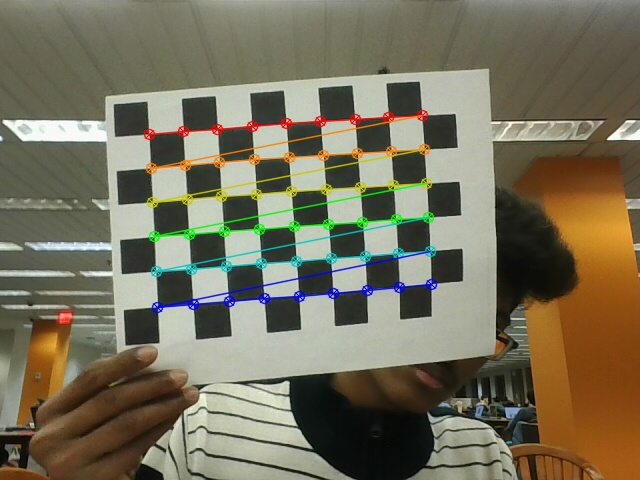
//> input picture Calibration & Augmented Reality/image_1.jpg, 640 x 480 px
$ ./TC_main '../Calibration & Augmented Reality/image_1.jpg' '../Calibration & Augmented Reality/image_2.jpg'   (built with g++ and OpenCV 4)
//> lines starting //> are read from the running program, lines starting //| are printed output that depends on the picture
//> further down, target_image is the input picture: 480 rows x 640 cols, CV_8UC3; mean B, G, R 91.4, 112.6, 118.6
### Content based image retrieval/csv_util.h
/*
  Bruce A. Maxwell

  Utility functions for reading and writing CSV files with a specific format

  Each line of the csv file is a filename in the first column, followed by numeric data for the remaining columns
  Each line of the csv file has to have the same number of columns
 */

#ifndef CVS_UTIL_H
#define CVS_UTIL_H

 /*
   Given a filename, and image filename, and the image features, by
   default the function will append a line of data to the CSV format
   file.  If reset_file is true, then it will open the file in 'write'
   mode and clear the existing contents.

   The image filename is written to the first position in the row of
   data. The values in image_data are all written to the file as
   floats.

   The function returns a non-zero value in case of an error.
  */
#include<vector>
#include<opencv2/opencv.hpp>
int append_image_data_csv(char* filename, char* image_filename, std::vector<float>& image_data, int reset_file = 0);


/*
  Given a file with the format of a string as the first column and
  floating point numbers as the remaining columns, this function
  returns the filenames as a std::vector of character arrays, and the
  remaining data as a 2D std::vector<float>.

  filenames will contain all of the image file names.
  data will contain the features calculated from each image.

  If echo_file is true, it prints out the contents of the file as read
  into memory.

  The function returns a non-zero value if something goes wrong.
 */
int read_image_data_csv(char* filename, std::vector<char*>& filenames, std::vector<std::vector<float>>& data, int echo_file = 0);

std::vector<float> baseline_feature(char* filepath);
std::vector<float> histogram_feature(char* filespath);
std::vector<float> multi_histogram_feature(char* filepath);
std::vector<float> TC_feature(char* filepath);
std::vector<float> TC_feature_1(char* filepath);
std::vector<float> custom_design_feature(char* filepath1, char* filepath2);
std::vector<float> extension(char* filepath);
std::vector<float> extension_1(char* filepath);
std::vector<float> custom_design_feature_1(char* filepath);
#endif
#pragma once

### Content based image retrieval/csv_util.cpp
/*
Bruce A. Maxwell

CS 5330 Computer Vision
Spring 2021

CPP functions for reading CSV files with a specific format
- first column is a string containing a filename or path
- every other column is a number

The function returns a std::vector of char* for the filenames and a 2D std::vector of floats for the data
*/

#include <cstdio>
#include <cstring>
#include <vector>
#include "opencv2/opencv.hpp"

/*
  reads a string from a CSV file. the 0-terminated string is returned in the char array os.

  The function returns false if it is successfully read. It returns true if it reaches the end of the line or the file.
 */
int getstring(FILE* fp, char os[]) {
    int p = 0;
    int eol = 0;

    for (;;) {
        char ch = fgetc(fp);
        if (ch == ',') {
            break;
        }
        else if (ch == '\n' || ch == EOF) {
            eol = 1;
            break;
        }
        // printf("%c", ch ); // uncomment for debugging
        os[p] = ch;
        p++;
    }
    // printf("\n"); // uncomment for debugging
    os[p] = '\0';

    return(eol); // return true if eol
}

// [23 lines left out: function getint, not called in this run]

/*
  Utility function for reading one float value from a CSV file

  The value is stored in the v parameter

  The function returns true if it reaches the end of a line or the file
 */
// [23 lines left out: function getfloat, not called in this run]

/*
  Given a filename, and image filename, and the image features, by
  default the function will append a line of data to the CSV format
  file.  If reset_file is true, then it will open the file in 'write'
  mode and clear the existing contents.

  The image filename is written to the first position in the row of
  data. The values in image_data are all written to the file as
  floats.

  The function returns a non-zero value in case of an error.
 */
// [32 lines left out: function append_image_data_csv, not called in this run]

/*
  Given a file with the format of a string as the first column and
  floating point numbers as the remaining columns, this function
  returns the filenames as a std::vector of character arrays, and the
  remaining data as a 2D std::vector<float>.

  filenames will contain all of the image file names.
  data will contain the features calculated from each image.

  If echo_file is true, it prints out the contents of the file as read
  into memory.

  The function returns a non-zero value if something goes wrong.
 */
int read_image_data_csv(char* filename, std::vector<char*>& filenames, std::vector<std::vector<float>>& data, int echo_file) {
    FILE* fp;
    float fval;
    char img_file[256];

    fp = fopen(filename, "r");
    if (!fp) {
        printf("Unable to open feature file\n");
        return(-1);
    }

    printf("Reading %s\n", filename);
    for (;;) {
        std::vector<float> dvec;


        // read the filename
        if (getstring(fp, img_file)) {
            break;
        }
        // printf("Evaluting %s\n", filename);

        // read the whole feature file into memory
        for (;;) {
            // get next feature
            float eol = getfloat(fp, &fval);
            dvec.push_back(fval);
            if (eol) break;
        }
        // printf("read %lu features\n", dvec.size() );

        data.push_back(dvec);

        char* fname = new char[strlen(img_file) + 1];
        strcpy(fname, img_file);
        filenames.push_back(fname);
    }
    fclose(fp);
    printf("Finished reading CSV file\n");

    if (echo_file) {
        for (int i = 0; i < data.size(); i++) {
            for (int j = 0; j < data[i].size(); j++) {
                printf("%.4f  ", data[i][j]);
            }
            printf("\n");
        }
        printf("\n");
    }

    return(0);
}

// [111 lines left out: functions baseline_feature, histogram_feature, multi_histogram_feature, not called in this run]

std::vector<float> TC_feature(char* filepath) {
    std::vector<float> f_vector;

    //reading the image path
    cv::Mat img = cv::imread(filepath);

    //creating the BG 2D histogram for the image
    cv::Mat bg_hist = cv::Mat::zeros(16, 16, CV_32SC1);
    for (int i = 0; i < img.rows; i++) {
        cv::Vec3b* img_ptr = img.ptr<cv::Vec3b>(i);
        for (int j = 0; j < img.cols; j++) {
            int b_index = int((float(img_ptr[j][0]) / 256) * 16);
            int g_index = int((float(img_ptr[j][1]) / 256) * 16);

            int* bg_hist_ptr = bg_hist.ptr<int>(b_index);
            bg_hist_ptr[g_index] = bg_hist_ptr[g_index] + 1;
        }
    }

    cv::Mat gradX, gradY, gray;
    cv::cvtColor(img, gray, cv::COLOR_BGR2GRAY);        //converting image into grayscale
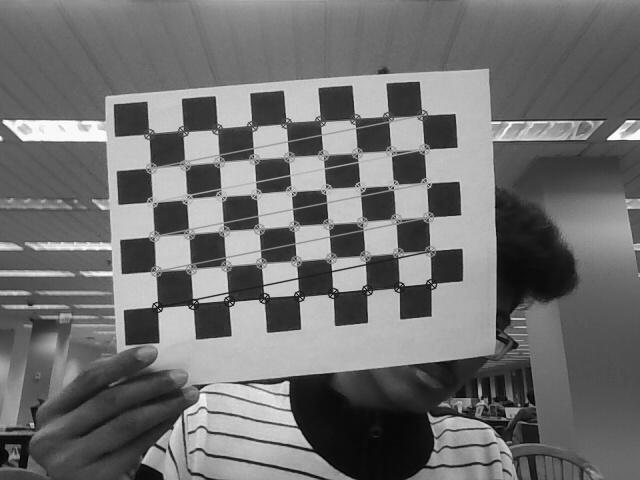
//> gray: 480 rows x 640 cols, CV_8UC1; min 1, max 254, mean 112
    // Sobel filter for gradient in X direction
    Sobel(gray, gradX, CV_16S, 1, 0, 3, 1, 0, cv::BORDER_DEFAULT);
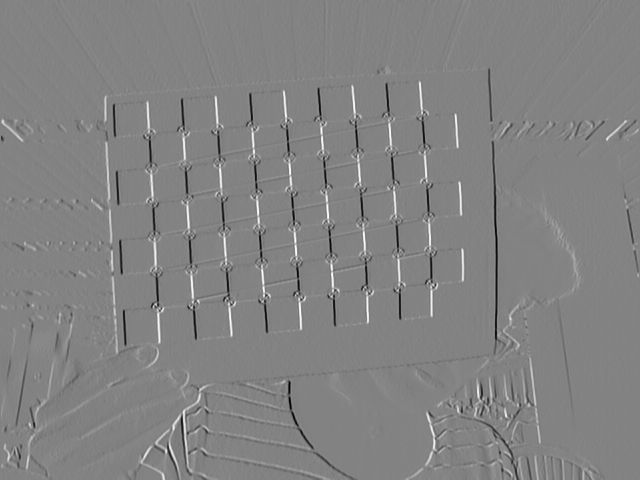
//> gradX: 480 rows x 640 cols, CV_16SC1; min -730, max 691, mean -0.1; drawn with min black and max white
    // Sobel filter for gradient in Y direction
    Sobel(gray, gradY, CV_16S, 0, 1, 3, 1, 0, cv::BORDER_DEFAULT);
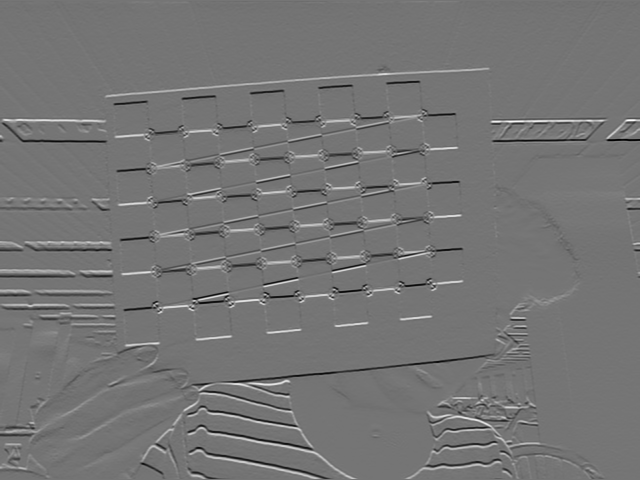
//> gradY: 480 rows x 640 cols, CV_16SC1; min -730, max 857, mean -0.7; drawn with min black and max white
    convertScaleAbs(gradX, gradX);
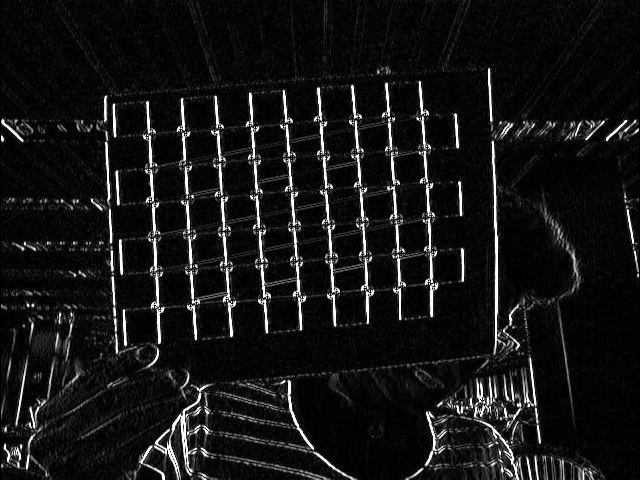
//> gradX: 480 rows x 640 cols, CV_8UC1; min 0, max 255, mean 21.4
    convertScaleAbs(gradY, gradY);
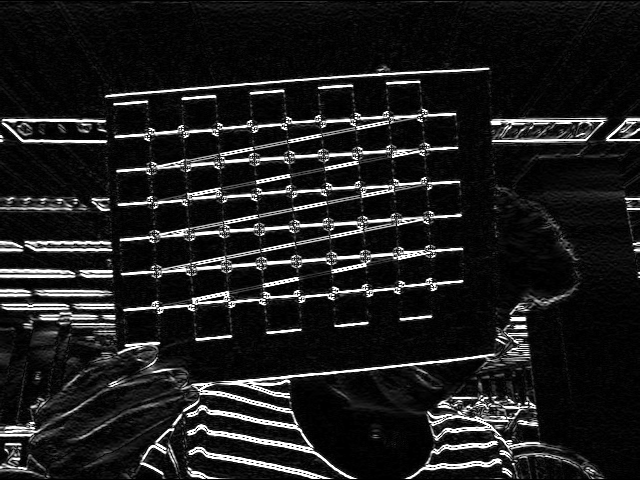
//> gradY: 480 rows x 640 cols, CV_8UC1; min 0, max 255, mean 30.3

    //creating the region of interest
    cv::Rect r1(0, 0, gradX.cols/2, gradX.rows/2);
    cv::Rect r2(0, 0, gradY.cols/2, gradY.rows/ 2);
    cv::Mat roi1 = gradX(r1);
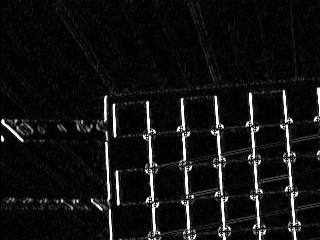
//> roi1: 240 rows x 320 cols, CV_8UC1; min 0, max 255, mean 18.8
    cv::Mat roi2 = gradY(r2);
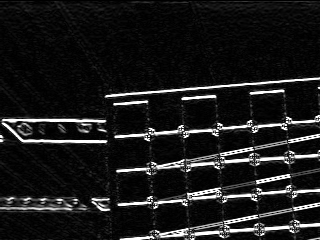
//> roi2: 240 rows x 320 cols, CV_8UC1; min 0, max 255, mean 27.2

    //creating 2D histogram with magnitude and orientation information
    cv::Mat hist = cv::Mat::zeros(16, 16, CV_32SC1);
    for (int i = 0; i < roi1.rows; i++) {
        cv::Vec3b* x_ptr1 = roi1.ptr<cv::Vec3b>(i);
        cv::Vec3b* y_ptr1 = roi2.ptr<cv::Vec3b>(i);

        for (int j = 0; j < roi1.cols; j++) {
            int mag_index = int((std::sqrt(x_ptr1[j][0] * x_ptr1[j][0] + y_ptr1[j][0] * y_ptr1[j][0])) / 45.078);       //dividing into 8 bins
            int orientation_index = int((atan2(y_ptr1[j][0], x_ptr1[j][0]) + 3.14) / 0.785);        //dividing into 8 bins

            cv::Vec3b* hist_ptr = hist.ptr<cv::Vec3b>(mag_index);
            hist_ptr[orientation_index][0]++;
        }
    }

    //creating the feature vector
    for (int i = 0; i < bg_hist.rows; i++) {
        cv::Vec3b* bg_hist_ptr = bg_hist.ptr<cv::Vec3b>(i);
        for (int j = 0; j < bg_hist.cols; j++) {
            f_vector.push_back(bg_hist_ptr[j][0]);
        }
    }
//> after the loop, f_vector = 256 values, max 250 at index 40, min 0 at index 1, mean 16.8
    f_vector.push_back(0.1);        //pushing something random to distinguish the histograms
//> f_vector = 257 values, max 250 at index 40, min 0 at index 1, mean 16.73
    for (int i = 0; i < hist.rows; i++) {
        cv::Vec3b* hist_ptr = hist.ptr<cv::Vec3b>(i);
        for (int j = 0; j < hist.cols; j++) {
            f_vector.push_back(hist_ptr[j][0]);
        }
    }
//> after the loop, f_vector = 513 values, max 250 at index 40, min 0 at index 1, mean 13.37
    f_vector.push_back(0.1);        //pushing something random to distinguish the histograms
//> f_vector = 514 values, max 250 at index 40, min 0 at index 1, mean 13.35
    for (int i = 0; i < hist.rows; i++) {
        cv::Vec3b* hist_ptr = hist.ptr<cv::Vec3b>(i);
        for (int j = 0; j < hist.cols; j++) {
            f_vector.push_back(hist_ptr[j][0]);
        }
    }
//> after the loop, f_vector = 770 values, max 250 at index 40, min 0 at index 1, mean 12.23
    f_vector.push_back(0.1);        //pushing something random to distinguish the histograms
//> f_vector = 771 values, max 250 at index 40, min 0 at index 1, mean 12.22
    for (int i = 0; i < hist.rows; i++) {
        cv::Vec3b* hist_ptr = hist.ptr<cv::Vec3b>(i);
        for (int j = 0; j < hist.cols; j++) {
            f_vector.push_back(hist_ptr[j][0]);
        }
    }
//> after the loop, f_vector = 1027 values, max 250 at index 40, min 0 at index 1, mean 11.67
    f_vector.push_back(0.1);        //pushing something random to distinguish the histograms
//> f_vector = 1028 values, max 250 at index 40, min 0 at index 1, mean 11.65
    for (int i = 0; i < hist.rows; i++) {
        cv::Vec3b* hist_ptr = hist.ptr<cv::Vec3b>(i);
        for (int j = 0; j < hist.cols; j++) {
            f_vector.push_back(hist_ptr[j][0]);
        }
    }
//> after the loop, f_vector = 1284 values, max 250 at index 40, min 0 at index 1, mean 11.32
  // [9 lines of commented-out code are left out]
    return f_vector;
}

// [649 lines left out: functions TC_feature_1, extension, extension_1, custom_design_feature, custom_design_feature_1, not called in this run]

### Content based image retrieval/TC_main.cpp
#include<iostream>
#include<opencv2/opencv.hpp>
#include "csv_util.h"
#include<vector>
#include<algorithm>

int main(int arc, char* argv[]) {

	//reading target image and extracting freature set
    cv::Mat target_image = cv::imread(argv[1]);
    std::vector<float> feature_set = TC_feature(argv[1]);
//> feature_set has the same summary as f_vector in TC_feature

	//reading the feature vectors file
    char filename[256];
    std::vector<char*> image_paths;
    std::vector<std::vector<float>> data;
    strcpy(filename, argv[2]);
    read_image_data_csv(filename, image_paths, data, 0);
//| Reading ../Calibration & Augmented Reality/image_2.jpg
//> the loop in read_image_data_csv, `for (;;)` made 1 pass
//> img_file on pass 1: ""
//> after the loop in read_image_data_csv, `for (;;)`: fval = 0
//> image_paths = 0 items; data = 0 items

	//computing the distance metric and storing in a vector
	//using maximum intersection as the distance metrics
    std::vector<std::vector<std::string>> matched_images;
	for (int i = 0; i < data.size(); i++) {
		int temp1 = 0, temp2 = 0, temp3 = 0, temp4 =0, temp5 =0;
		for (int j = 0; j <258; j++) {
			temp1 = temp1 + std::min(feature_set[j], data[i][j]);
		}
		for (int j = 259;j< 515;j++) {
			temp2 = temp2 + std::min(feature_set[j], data[i][j]);
		}
		for (int j = 516; j < 772; j++) {
			temp3 = temp3 + std::min(feature_set[j], data[i][j]);
		}
		for (int j = 773; j < 1029; j++) {
			temp4 = temp4 + std::min(feature_set[j], data[i][j]);
		}
		for (int j = 1030; j < data[i].size(); j++) {
			temp5 = temp5 + std::min(feature_set[j], data[i][j]);
		}
		int temp6 = std::max({ temp1, temp2, temp3, temp4, temp5 });
		float temp = (3*temp1+ 7*temp6)/10.0;
		matched_images.push_back({ std::to_string(temp), image_paths[i] });
	}
//> this loop made 0 passes
//> after the loop, matched_images = 0 items

	//sorting the vector from most similar image to least similar image
	std::sort(matched_images.begin(), matched_images.end(),
		[](std::vector<std::string>& a, std::vector<std::string>& b)
		{
			return stoi(a[0]) > stoi(b[0]);
		});

	//printing the sorted image paths
	//for (int i = 0;i<1107;i++)
	//std::cout << matched_images[i][1]<<"\n";

	//reading the top 3 images
//> (the run ends here: the program crashes, at `cv::Mat img1 = cv::imread(matched_images[1][1]);`)

$ run again, on Calibration & Augmented Reality/image_3.jpg
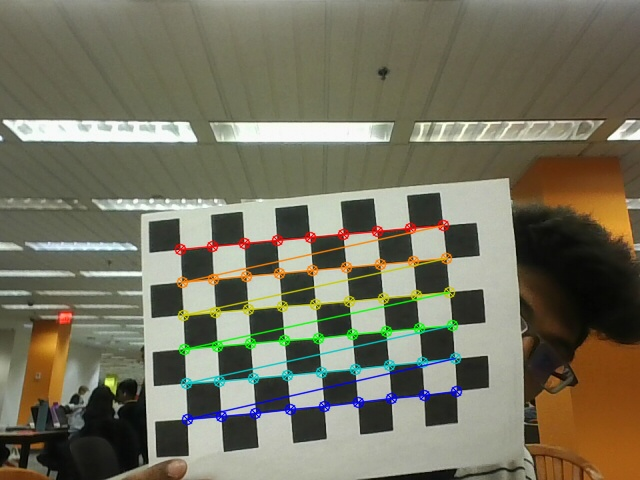
//> input picture Calibration & Augmented Reality/image_3.jpg, 640 x 480 px
//> target_image is the input picture: 480 rows x 640 cols, CV_8UC3; mean B, G, R 94.8, 114.1, 116.5
//> in TC_feature, `Sobel(gray, gradY, CV_16S, 0, 1, 3, 1, 0, cv::BORDER_DEFAULT);`:
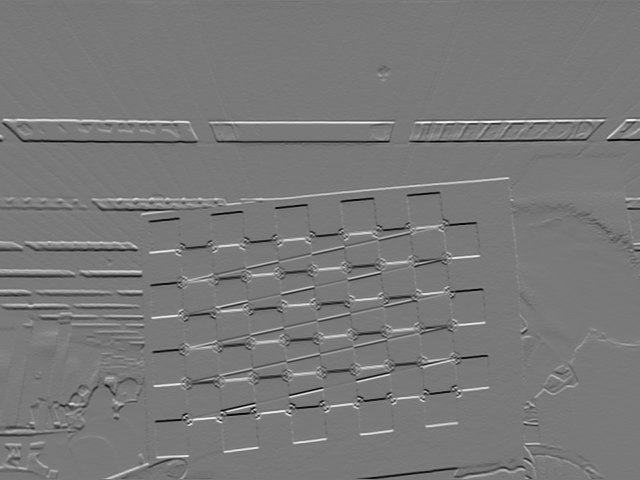
//> gradY: 480 rows x 640 cols, CV_16SC1; min -700, max 770, mean -0.7; drawn with min black and max white
//> in TC_feature, `cv::Mat roi2 = gradY(r2);`:
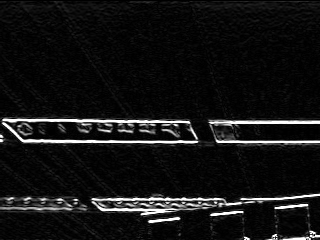
//> roi2: 240 rows x 320 cols, CV_8UC1; min 0, max 255, mean 20
//> after the loop in TC_feature, `for (int i = 0; i < bg_hist.rows; i++)`: f_vector = 256 values, max 246 at index 104, min 0 at index 1, mean 15.09
//> in TC_feature, `f_vector.push_back(0.1);`: f_vector = 257 values, max 246 at index 104, min 0 at index 1, mean 15.04
//> after the loop in TC_feature, `for (int i = 0; i < hist.rows; i++)`: f_vector = 513 values, max 246 at index 104, min 0 at index 1, mean 11.52
//> in TC_feature, `f_vector.push_back(0.1);`: f_vector = 514 values, max 246 at index 104, min 0 at index 1, mean 11.5
//> after the loop in TC_feature, `for (int i = 0; i < hist.rows; i++)`: f_vector = 770 values, max 246 at index 104, min 0 at index 1, mean 10.34
//> in TC_feature, `f_vector.push_back(0.1);`: f_vector = 771 values, max 246 at index 104, min 0 at index 1, mean 10.32
//> after the loop in TC_feature, `for (int i = 0; i < hist.rows; i++)`: f_vector = 1027 values, max 246 at index 104, min 0 at index 1, mean 9.75
//> in TC_feature, `f_vector.push_back(0.1);`: f_vector = 1028 values, max 246 at index 104, min 0 at index 1, mean 9.74
//> after the loop in TC_feature, `for (int i = 0; i < hist.rows; i++)`: f_vector = 1284 values, max 246 at index 104, min 0 at index 1, mean 9.39
//> feature_set has the same summary as f_vector in TC_feature
//| Reading ../Calibration & Augmented Reality/image_3.jpg
//> the loop in read_image_data_csv, `for (;;)` made 1 pass
//> img_file on pass 1: ""
//> after the loop in read_image_data_csv, `for (;;)`: fval = 0
//> image_paths = 0 items

$ run again, on Calibration & Augmented Reality/image_4.jpg
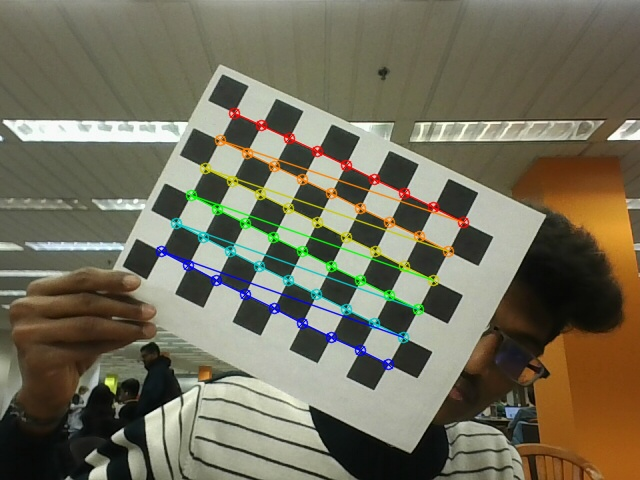
//> input picture Calibration & Augmented Reality/image_4.jpg, 640 x 480 px
//> target_image is the input picture: 480 rows x 640 cols, CV_8UC3; mean B, G, R 90.6, 110.4, 114.1
//> in TC_feature, `convertScaleAbs(gradY, gradY);`:
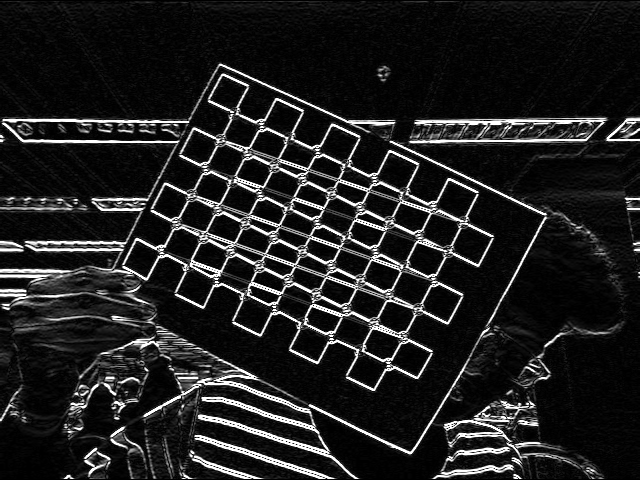
//> gradY: 480 rows x 640 cols, CV_8UC1; min 0, max 255, mean 32.9
//> in TC_feature, `cv::Mat roi2 = gradY(r2);`:
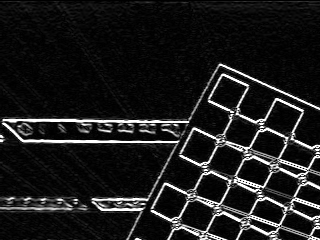
//> roi2: 240 rows x 320 cols, CV_8UC1; min 0, max 255, mean 28.5
//> after the loop in TC_feature, `for (int i = 0; i < bg_hist.rows; i++)`: f_vector = 256 values, max 238 at index 140, min 0 at index 1, mean 14.68
//> in TC_feature, `f_vector.push_back(0.1);`: f_vector = 257 values, max 238 at index 140, min 0 at index 1, mean 14.62
//> after the loop in TC_feature, `for (int i = 0; i < hist.rows; i++)`: f_vector = 513 values, max 238 at index 140, min 0 at index 1, mean 12.81
//> in TC_feature, `f_vector.push_back(0.1);`: f_vector = 514 values, max 238 at index 140, min 0 at index 1, mean 12.79
//> after the loop in TC_feature, `for (int i = 0; i < hist.rows; i++)`: f_vector = 770 values, max 238 at index 140, min 0 at index 1, mean 12.19
//> in TC_feature, `f_vector.push_back(0.1);`: f_vector = 771 values, max 238 at index 140, min 0 at index 1, mean 12.18
//> after the loop in TC_feature, `for (int i = 0; i < hist.rows; i++)`: f_vector = 1027 values, max 238 at index 140, min 0 at index 1, mean 11.88
//> in TC_feature, `f_vector.push_back(0.1);`: f_vector = 1028 values, max 238 at index 140, min 0 at index 1, mean 11.87
//> after the loop in TC_feature, `for (int i = 0; i < hist.rows; i++)`: f_vector = 1284 values, max 238 at index 140, min 0 at index 1, mean 11.7
//> feature_set has the same summary as f_vector in TC_feature
//| Reading ../Calibration & Augmented Reality/image_4.jpg
//> the loop in read_image_data_csv, `for (;;)` made 1 pass
//> img_file on pass 1: ""
//> after the loop in read_image_data_csv, `for (;;)`: fval = 0
//> image_paths = 0 items
